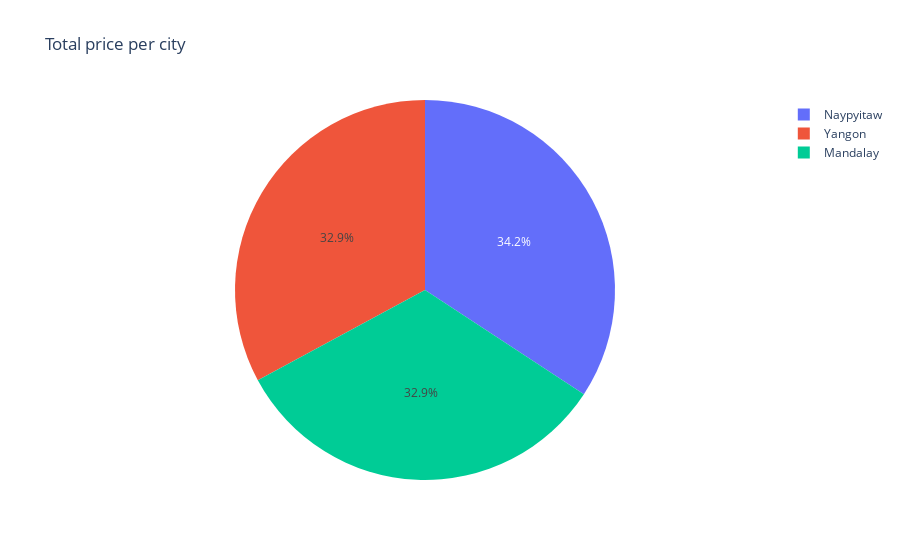

Source (notebook cell):
### Code cell
values = cit_total_price['total_price']
names = cit_total_price['City']
 
fig = px.pie(values=values, names=names,title = "Total price per city")
fig.show()

### Figure 1 — Plotly figure (JSON) as saved in the notebook; plotly's stock layout.template omitted (floating-point values rounded to 4 significant figures)
{"data": [{"domain": {"x": [0, 1], "y": [0, 1]}, "hovertemplate": "label=%{label}<br>value=%{value}<extra></extra>", "labels": ["Mandalay", "Naypyitaw", "Yangon"], "legendgroup": "", "name": "", "showlegend": true, "type": "pie", "values": [106200.0, 110600.0, 106200.0]}], "layout": {"legend": {"tracegroupgap": 0}, "title": {"text": "Total price per city"}}}
